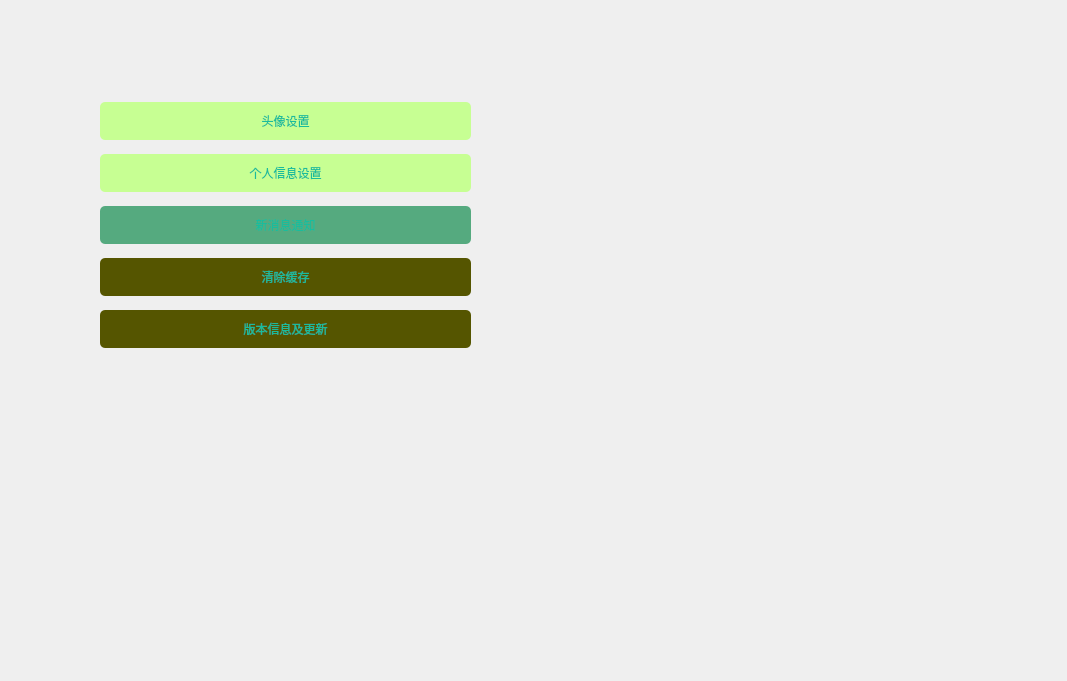
<?xml version="1.0" encoding="UTF-8"?>
<ui version="4.0">
 <class>MySettingPage</class>
 <widget class="QWidget" name="MySettingPage">
  <property name="geometry">
   <rect>
    <x>0</x>
    <y>0</y>
    <width>1067</width>
    <height>681</height>
   </rect>
  </property>
  <property name="windowTitle">
   <string>Form</string>
  </property>
  <widget class="QWidget" name="verticalLayoutWidget">
   <property name="geometry">
    <rect>
     <x>60</x>
     <y>20</y>
     <width>471</width>
     <height>371</height>
    </rect>
   </property>
   <layout class="QVBoxLayout" name="verticalLayout">
    <item>
     <widget class="QStackedWidget" name="stackedWidget">
      <property name="styleSheet">
       <string notr="true"/>
      </property>
      <property name="currentIndex">
       <number>0</number>
      </property>
      <widget class="QWidget" name="page_1">
       <widget class="QWidget" name="verticalLayoutWidget_2">
        <property name="geometry">
         <rect>
          <x>40</x>
          <y>40</y>
          <width>371</width>
          <height>301</height>
         </rect>
        </property>
        <layout class="QVBoxLayout" name="verticalLayout_2">
         <item>
          <layout class="QHBoxLayout" name="horizontalLayout">
           <item>
            <widget class="QPushButton" name="CloseBt">
             <property name="styleSheet">
              <string notr="true">border:none;
border-image: url(:/ICON/picture/Back.ico);</string>
             </property>
             <property name="text">
              <string/>
             </property>
            </widget>
           </item>
           <item>
            <spacer name="horizontalSpacer_2">
             <property name="orientation">
              <enum>Qt::Horizontal</enum>
             </property>
             <property name="sizeHint" stdset="0">
              <size>
               <width>40</width>
               <height>20</height>
              </size>
             </property>
            </spacer>
           </item>
           <item>
            <spacer name="horizontalSpacer">
             <property name="orientation">
              <enum>Qt::Horizontal</enum>
             </property>
             <property name="sizeHint" stdset="0">
              <size>
               <width>40</width>
               <height>20</height>
              </size>
             </property>
            </spacer>
           </item>
          </layout>
         </item>
         <item>
          <widget class="QPushButton" name="HeadSettingBt">
           <property name="styleSheet">
            <string notr="true">QPushButton{border-style:none;padding:10px;border-radius:5px;color:#1ABC9C;background:#c7ff93;}
QPushButton:hover{color:#2EE1C1;background:#FFFFFF;}
QPushButton:pressed{color:#16A086;background:#A7EEE6;}</string>
           </property>
           <property name="text">
            <string>头像设置</string>
           </property>
          </widget>
         </item>
         <item>
          <widget class="QPushButton" name="MyMesaageBt">
           <property name="styleSheet">
            <string notr="true">QPushButton{border-style:none;padding:10px;border-radius:5px;color:#1ABC9C;background:#c7ff93;}
QPushButton:hover{color:#2EE1C1;background:#FFFFFF;}
QPushButton:pressed{color:#16A086;background:#A7EEE6;}</string>
           </property>
           <property name="text">
            <string>个人信息设置</string>
           </property>
          </widget>
         </item>
         <item>
          <widget class="QPushButton" name="NewsMessageBt">
           <property name="styleSheet">
            <string notr="true">QPushButton{border-style:none;padding:10px;border-radius:5px;color:#1ABC9C;background:#55aa7f;}
QPushButton:hover{color:#2EE1C1;background:#FFFFFF;}
QPushButton:pressed{color:#16A086;background:#A7EEE6;}</string>
           </property>
           <property name="text">
            <string>新消息通知</string>
           </property>
          </widget>
         </item>
         <item>
          <widget class="QPushButton" name="ClearDateBt">
           <property name="styleSheet">
            <string notr="true">QPushButton{border-style:none;padding:10px;border-radius:5px;color:#1ABC9C;background:rgb(85, 85, 0);}
QPushButton:hover{color:#2EE1C1;background:#FFFFFF;}
QPushButton:pressed{color:#16A086;background:#A7EEE6;}</string>
           </property>
           <property name="text">
            <string>清除缓存</string>
           </property>
          </widget>
         </item>
         <item>
          <widget class="QPushButton" name="UpdateBt">
           <property name="styleSheet">
            <string notr="true">QPushButton{border-style:none;padding:10px;border-radius:5px;color:#1ABC9C;background:rgb(85, 85, 0);}
QPushButton:hover{color:#2EE1C1;background:#FFFFFF;}
QPushButton:pressed{color:#16A086;background:#A7EEE6;}</string>
           </property>
           <property name="text">
            <string>版本信息及更新</string>
           </property>
          </widget>
         </item>
        </layout>
       </widget>
      </widget>
      <widget class="QWidget" name="page_2">
       <property name="styleSheet">
        <string notr="true">#page_2{
	background-color: rgb(255, 255, 255);}
QLabel{font: .8em Arial, Tahoma, Verdana;
      background: #fff url(../images/bg.gif) repeat-x; 
      color: #777;}</string>
       </property>
       <widget class="QWidget" name="verticalLayoutWidget_3">
        <property name="geometry">
         <rect>
          <x>100</x>
          <y>120</y>
          <width>321</width>
          <height>191</height>
         </rect>
        </property>
        <layout class="QVBoxLayout" name="verticalLayout_3">
         <item>
          <spacer name="verticalSpacer">
           <property name="orientation">
            <enum>Qt::Vertical</enum>
           </property>
           <property name="sizeHint" stdset="0">
            <size>
             <width>20</width>
             <height>40</height>
            </size>
           </property>
          </spacer>
         </item>
         <item>
          <widget class="QLabel" name="label">
           <property name="text">
            <string>晨博专属APP</string>
           </property>
           <property name="alignment">
            <set>Qt::AlignCenter</set>
           </property>
          </widget>
         </item>
         <item>
          <widget class="QLabel" name="label_2">
           <property name="styleSheet">
            <string notr="true"/>
           </property>
           <property name="frameShape">
            <enum>QFrame::NoFrame</enum>
           </property>
           <property name="text">
            <string>电话没有</string>
           </property>
           <property name="alignment">
            <set>Qt::AlignCenter</set>
           </property>
          </widget>
         </item>
         <item>
          <widget class="QLabel" name="label_3">
           <property name="text">
            <string>个性签名：棒棒鸡！！！</string>
           </property>
           <property name="alignment">
            <set>Qt::AlignCenter</set>
           </property>
          </widget>
         </item>
         <item>
          <spacer name="verticalSpacer_2">
           <property name="orientation">
            <enum>Qt::Vertical</enum>
           </property>
           <property name="sizeHint" stdset="0">
            <size>
             <width>20</width>
             <height>40</height>
            </size>
           </property>
          </spacer>
         </item>
        </layout>
       </widget>
      </widget>
     </widget>
    </item>
   </layout>
  </widget>
 </widget>
 <resources/>
 <connections/>
</ui>
